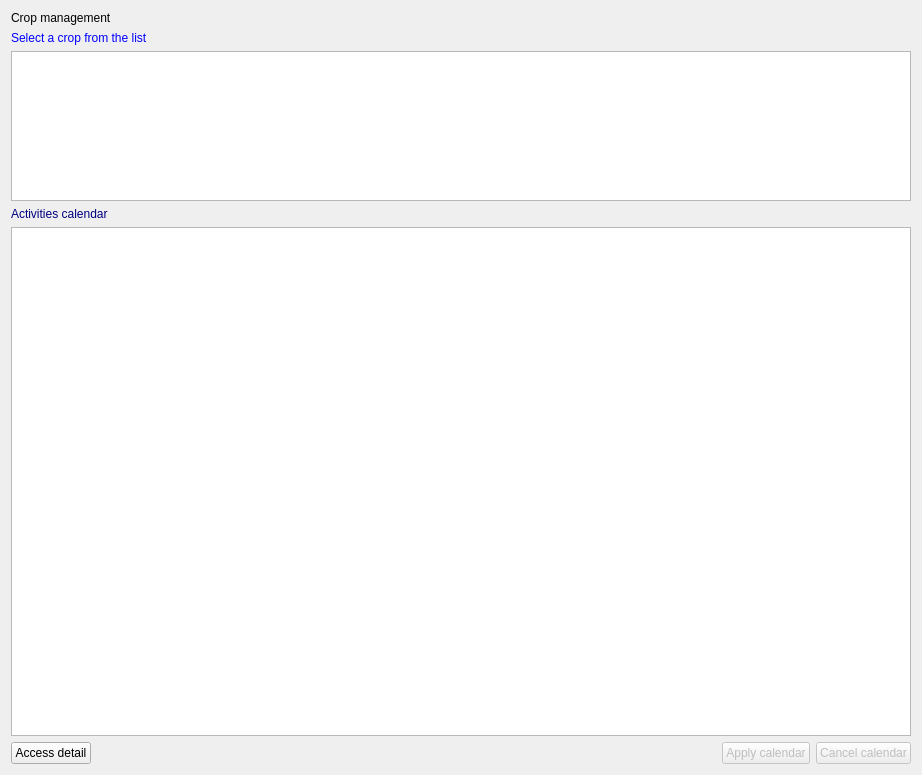
<?xml version="1.0" encoding="UTF-8"?>
<ui version="4.0">
 <class>cropman</class>
 <widget class="QWidget" name="cropman">
  <property name="geometry">
   <rect>
    <x>0</x>
    <y>0</y>
    <width>922</width>
    <height>775</height>
   </rect>
  </property>
  <property name="toolTip">
   <string/>
  </property>
  <layout class="QVBoxLayout" name="verticalLayout_4">
   <item>
    <widget class="QLabel" name="Label16">
     <property name="enabled">
      <bool>true</bool>
     </property>
     <property name="palette">
      <palette>
       <active>
        <colorrole role="WindowText">
         <brush brushstyle="SolidPattern">
          <color alpha="255">
           <red>0</red>
           <green>0</green>
           <blue>0</blue>
          </color>
         </brush>
        </colorrole>
       </active>
       <inactive>
        <colorrole role="WindowText">
         <brush brushstyle="SolidPattern">
          <color alpha="255">
           <red>0</red>
           <green>0</green>
           <blue>0</blue>
          </color>
         </brush>
        </colorrole>
       </inactive>
       <disabled>
        <colorrole role="WindowText">
         <brush brushstyle="SolidPattern">
          <color alpha="255">
           <red>0</red>
           <green>0</green>
           <blue>0</blue>
          </color>
         </brush>
        </colorrole>
       </disabled>
      </palette>
     </property>
     <property name="toolTip">
      <string/>
     </property>
     <property name="text">
      <string>Crop management</string>
     </property>
    </widget>
   </item>
   <item>
    <layout class="QVBoxLayout" name="verticalLayout_3">
     <item>
      <widget class="QLabel" name="Label1">
       <property name="enabled">
        <bool>true</bool>
       </property>
       <property name="palette">
        <palette>
         <active>
          <colorrole role="WindowText">
           <brush brushstyle="SolidPattern">
            <color alpha="255">
             <red>0</red>
             <green>0</green>
             <blue>255</blue>
            </color>
           </brush>
          </colorrole>
         </active>
         <inactive>
          <colorrole role="WindowText">
           <brush brushstyle="SolidPattern">
            <color alpha="255">
             <red>0</red>
             <green>0</green>
             <blue>255</blue>
            </color>
           </brush>
          </colorrole>
         </inactive>
         <disabled>
          <colorrole role="WindowText">
           <brush brushstyle="SolidPattern">
            <color alpha="255">
             <red>0</red>
             <green>0</green>
             <blue>255</blue>
            </color>
           </brush>
          </colorrole>
         </disabled>
        </palette>
       </property>
       <property name="toolTip">
        <string/>
       </property>
       <property name="text">
        <string>Select a crop from the list</string>
       </property>
      </widget>
     </item>
     <item>
      <widget class="QTableView" name="AdvListView1">
       <property name="enabled">
        <bool>true</bool>
       </property>
       <property name="sizePolicy">
        <sizepolicy hsizetype="Expanding" vsizetype="Minimum">
         <horstretch>0</horstretch>
         <verstretch>0</verstretch>
        </sizepolicy>
       </property>
       <property name="maximumSize">
        <size>
         <width>16777215</width>
         <height>150</height>
        </size>
       </property>
       <property name="toolTip">
        <string/>
       </property>
      </widget>
     </item>
    </layout>
   </item>
   <item>
    <layout class="QVBoxLayout" name="verticalLayout_2">
     <item>
      <widget class="QLabel" name="Label2">
       <property name="enabled">
        <bool>true</bool>
       </property>
       <property name="palette">
        <palette>
         <active>
          <colorrole role="WindowText">
           <brush brushstyle="SolidPattern">
            <color alpha="255">
             <red>0</red>
             <green>0</green>
             <blue>128</blue>
            </color>
           </brush>
          </colorrole>
         </active>
         <inactive>
          <colorrole role="WindowText">
           <brush brushstyle="SolidPattern">
            <color alpha="255">
             <red>0</red>
             <green>0</green>
             <blue>128</blue>
            </color>
           </brush>
          </colorrole>
         </inactive>
         <disabled>
          <colorrole role="WindowText">
           <brush brushstyle="SolidPattern">
            <color alpha="255">
             <red>0</red>
             <green>0</green>
             <blue>128</blue>
            </color>
           </brush>
          </colorrole>
         </disabled>
        </palette>
       </property>
       <property name="toolTip">
        <string/>
       </property>
       <property name="text">
        <string>Activities calendar</string>
       </property>
      </widget>
     </item>
     <item>
      <widget class="QTableView" name="AdvListView4">
       <property name="enabled">
        <bool>true</bool>
       </property>
       <property name="toolTip">
        <string>Right click to set additional information </string>
       </property>
      </widget>
     </item>
    </layout>
   </item>
   <item>
    <layout class="QHBoxLayout" name="horizontalLayout">
     <item>
      <widget class="QPushButton" name="cmddetails">
       <property name="text">
        <string>Access detail</string>
       </property>
      </widget>
     </item>
     <item>
      <spacer name="horizontalSpacer">
       <property name="orientation">
        <enum>Qt::Horizontal</enum>
       </property>
       <property name="sizeHint" stdset="0">
        <size>
         <width>40</width>
         <height>20</height>
        </size>
       </property>
      </spacer>
     </item>
     <item>
      <widget class="QPushButton" name="BitBtn5">
       <property name="enabled">
        <bool>false</bool>
       </property>
       <property name="toolTip">
        <string>Apply to set additional info</string>
       </property>
       <property name="text">
        <string>Apply calendar</string>
       </property>
       <property name="icon">
        <iconset resource="../images.qrc">
         <normaloff>:/images/apply.png</normaloff>:/images/apply.png</iconset>
       </property>
       <property name="flat">
        <bool>false</bool>
       </property>
      </widget>
     </item>
     <item>
      <widget class="QPushButton" name="BitBtn1">
       <property name="enabled">
        <bool>false</bool>
       </property>
       <property name="toolTip">
        <string/>
       </property>
       <property name="text">
        <string>Cancel calendar</string>
       </property>
       <property name="icon">
        <iconset resource="../images.qrc">
         <normaloff>:/images/cancel.png</normaloff>:/images/cancel.png</iconset>
       </property>
       <property name="flat">
        <bool>false</bool>
       </property>
      </widget>
     </item>
    </layout>
   </item>
  </layout>
 </widget>
 <resources>
  <include location="../images.qrc"/>
 </resources>
 <connections/>
</ui>
